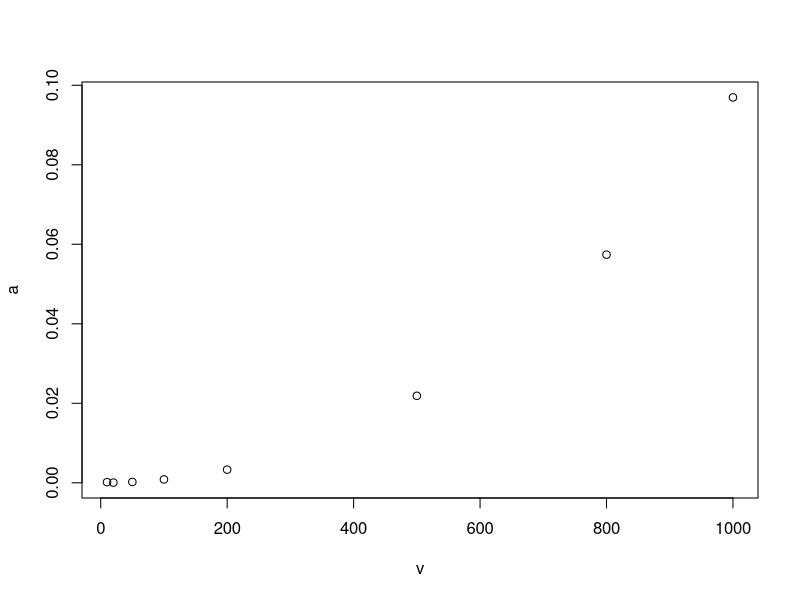

Source code (R):
checkEm <- function(lines) {
  consNeg <- 0
  for (i in 1:nrow(lines)) {
    hasNeg <- FALSE
    for (item in lines[i,]) {
      if (item < 0) {
        hasNeg <- TRUE
        break()
      }
    }
    if (hasNeg) {
      if (consNeg >= 3) {
        cat("Too many negative values\n")
        break()
      } else {
        cat(paste("<Row", i, "contains negative values>\n"))
        consNeg <- consNeg + 1
      }
    } else {
      cat(paste("The mean of row number", i, "is", mean(lines[i,]), "\n"))
    }
  }
}

set.seed(1786)
data.exercise.3.1<-exp(matrix(rnorm(2000),nrow=100))
index1.temp<-sample(1:100,10)
index2.temp<-sample(1:20,10)
for(i in 1:10){
  data.exercise.3.1[index1.temp[i],index2.temp[i]]<--1
}
checkEm(data.exercise.3.1)

timeIt <- function(s) {
  y<-matrix(rnorm(s^2),nrow=s)
  z<-0*y
  time1<-as.numeric(Sys.time())
  #loop:
  for(i in 1:s){
    for(j in 1:s){
      z[i,j]<-y[i,j]^2
    }
  }
  time2<-as.numeric(Sys.time()) 
  # using object form in R:
  z<-y^2
  time3<-as.numeric(Sys.time()) 
  # run time increase factor:
  return (time2-time1)/(time3-time2)
}

v <- c(10, 20, 50, 100, 200, 500, 800, 1000)
a <- c()
for (i in v) {
  a <- c(a, timeIt(i))
}
a
plot(v, a)
